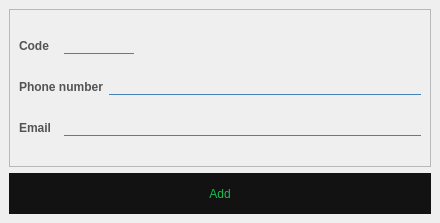
<?xml version="1.0" encoding="UTF-8"?>
<ui version="4.0">
 <class>AddPassportWindow</class>
 <widget class="QMainWindow" name="AddPassportWindow">
  <property name="geometry">
   <rect>
    <x>0</x>
    <y>0</y>
    <width>440</width>
    <height>223</height>
   </rect>
  </property>
  <property name="windowTitle">
   <string>Add Contacts</string>
  </property>
  <property name="styleSheet">
   <string notr="true">QPushButton{
color: white;
background: steelblue;
border-radius: 60px;
font: 12pt &quot;Comic Sans MS&quot;;
}
QLineEdit
{
background: transparent;
border: none;
border-bottom: 1px solid steelblue;
font: 12pt &quot;Comic Sans MS&quot;;
}
QLineEdit:focus {
 outline:none; }

QLabel{
	color: steelblue;
	transition: all 1s;
	font: 14pt &quot;Comic Sans MS&quot;;
	font-weight:bold;
}

QDateEdit{
background: transparent;
border: none;
font: 14pt &quot;Comic Sans MS&quot;;
color: steelblue;
}</string>
  </property>
  <widget class="QWidget" name="centralwidget">
   <layout class="QVBoxLayout" name="verticalLayout">
    <item>
     <widget class="QFrame" name="frame">
      <property name="styleSheet">
       <string notr="true"/>
      </property>
      <property name="frameShape">
       <enum>QFrame::StyledPanel</enum>
      </property>
      <property name="frameShadow">
       <enum>QFrame::Raised</enum>
      </property>
      <layout class="QGridLayout" name="gridLayout">
       <item row="0" column="0">
        <widget class="QLabel" name="label_code">
         <property name="styleSheet">
          <string notr="true">QLabel{
	color:	#535353;
}</string>
         </property>
         <property name="text">
          <string>Code</string>
         </property>
        </widget>
       </item>
       <item row="0" column="1" colspan="2">
        <widget class="QLineEdit" name="edit_code">
         <property name="maximumSize">
          <size>
           <width>70</width>
           <height>16777215</height>
          </size>
         </property>
        </widget>
       </item>
       <item row="1" column="0" colspan="2">
        <widget class="QLabel" name="label_phone_number">
         <property name="styleSheet">
          <string notr="true">QLabel{
	color:	#535353;
}</string>
         </property>
         <property name="text">
          <string>Phone number</string>
         </property>
        </widget>
       </item>
       <item row="1" column="2">
        <widget class="QLineEdit" name="edit_phone_number">
         <property name="maximumSize">
          <size>
           <width>370</width>
           <height>16777215</height>
          </size>
         </property>
        </widget>
       </item>
       <item row="2" column="1" colspan="2">
        <widget class="QLineEdit" name="edit_email">
         <property name="maximumSize">
          <size>
           <width>370</width>
           <height>16777215</height>
          </size>
         </property>
        </widget>
       </item>
       <item row="2" column="0">
        <widget class="QLabel" name="label_email">
         <property name="styleSheet">
          <string notr="true">QLabel{
	color:	#535353;
}</string>
         </property>
         <property name="text">
          <string>Email</string>
         </property>
        </widget>
       </item>
      </layout>
     </widget>
    </item>
    <item>
     <widget class="QPushButton" name="btn_add">
      <property name="minimumSize">
       <size>
        <width>181</width>
        <height>41</height>
       </size>
      </property>
      <property name="styleSheet">
       <string notr="true">QPushButton{
color: #1db954;
background: 	#121212;
border-radius: 60px;
font: 12pt &quot;Comic Sans MS&quot;;
}</string>
      </property>
      <property name="text">
       <string>Add</string>
      </property>
     </widget>
    </item>
   </layout>
  </widget>
 </widget>
 <resources/>
 <connections/>
</ui>
